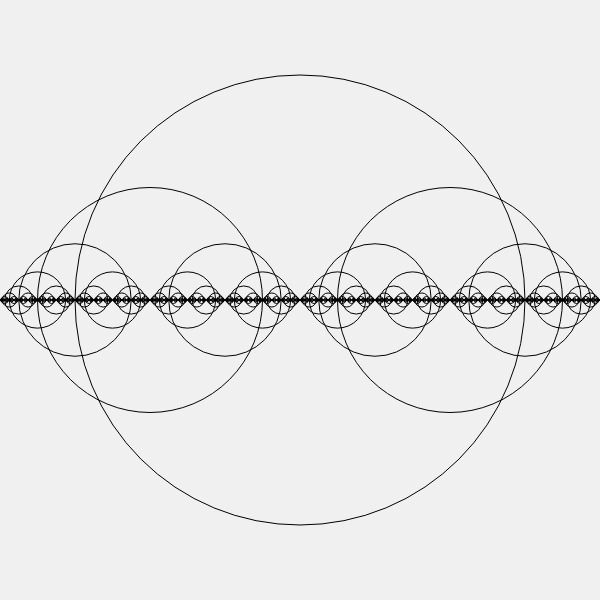
Frame 1 (no input)
Frame 60 (no input): identical to frame 1, image omitted
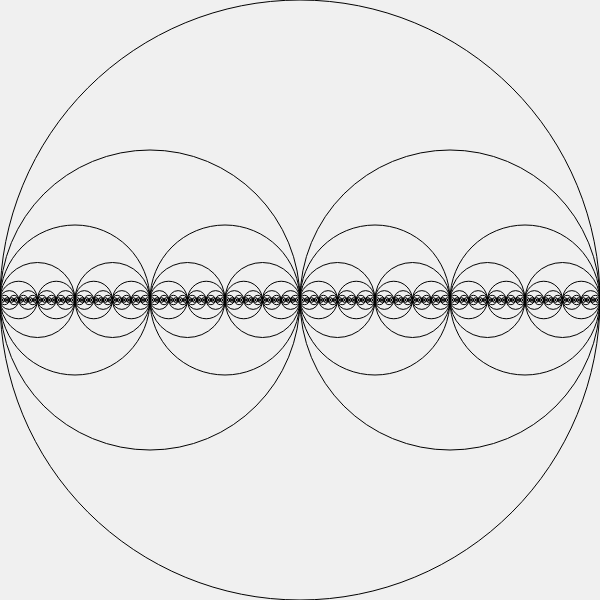
Frame 120 (the mouse pressed at the canvas centre since frame 60)

The p5.js sketch that drew these frames (run headless with seeded random() and noise() and a simulated clock; from frame 60 on, the mouse is pressed at the canvas centre):

// p5.js sketch
// ── sketch.js

function setup() {
  createCanvas(600, 600);
  noFill();
}

function draw() {
  background(240);
  reline(width/2, height/2, 300);
}

function reline(x, y, size) {
  if (size < 1) return; // base-case
  
  let cScale =  1.5;
  if (mouseX > 0) {
    cScale = map(mouseX, 0, width, 0, 4, true);
  }
  circle(x, y, size * cScale);
  
  let newSize = size/2;
  reline(x - newSize, y, newSize);
  reline(x + newSize, y, newSize);  
}
